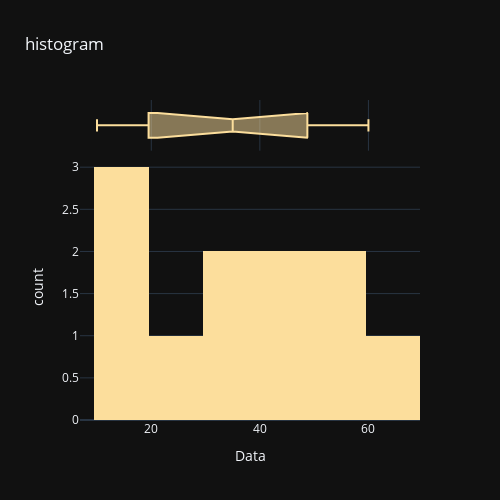

The notebook cell this image was saved under:
### Code cell
# histogram graph
data=[10,14,18,24,30,35,40,45,50,55,60]
fig= px.histogram(x=data, title='histogram', labels={'x': 'Data', 'y' : 'Count'},
                    color_discrete_sequence=px.colors.sequential.Sunsetdark, height=500, width=500,
                    template='plotly_dark', nbins=10, marginal='box')
fig.show()

### Figure 1 — Plotly figure (JSON) as saved in the notebook; plotly's stock layout.template omitted (floating-point values rounded to 4 significant figures)
{"data": [{"alignmentgroup": "True", "bingroup": "x", "hovertemplate": "Data=%{x}<br>count=%{y}<extra></extra>", "legendgroup": "", "marker": {"color": "rgb(252, 222, 156)", "pattern": {"shape": ""}}, "name": "", "nbinsx": 10, "offsetgroup": "", "orientation": "v", "showlegend": false, "type": "histogram", "x": [10, 14, 18, 24, 30, 35, 40, 45, 50, 55, 60], "xaxis": "x", "yaxis": "y"}, {"alignmentgroup": "True", "hovertemplate": "Data=%{x}<extra></extra>", "legendgroup": "", "marker": {"color": "rgb(252, 222, 156)"}, "name": "", "notched": true, "offsetgroup": "", "showlegend": false, "type": "box", "x": [10, 14, 18, 24, 30, 35, 40, 45, 50, 55, 60], "xaxis": "x2", "yaxis": "y2"}], "layout": {"barmode": "relative", "height": 500, "legend": {"tracegroupgap": 0}, "title": {"text": "histogram"}, "width": 500, "xaxis": {"anchor": "y", "domain": [0, 1], "title": {"text": "Data"}}, "xaxis2": {"anchor": "y2", "domain": [0, 1], "matches": "x", "showgrid": true, "showticklabels": false}, "yaxis": {"anchor": "x", "domain": [0, 0.8316], "title": {"text": "count"}}, "yaxis2": {"anchor": "x2", "domain": [0.8416, 1], "matches": "y2", "showgrid": false, "showline": false, "showticklabels": false, "ticks": ""}}}
